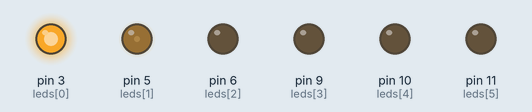
Simulated run of this sketch. Board: Arduino Uno, built with avr-gcc and run on an emulated ATmega328P. On the bench: output pins drawn as LEDs (lit = HIGH).

Above: at 0.05 s.
At 1.1 s:
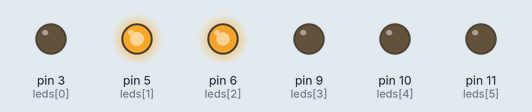
At 1.6 s:
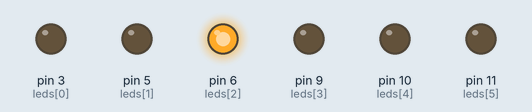
At 2.15 s:
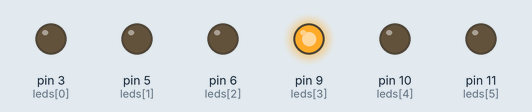
At 3.2 s:
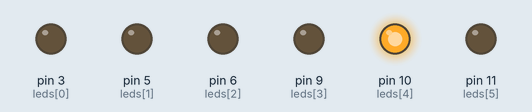
At 4.3 s:
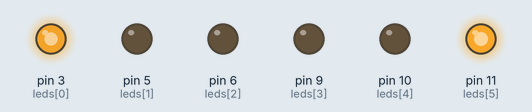
Timing chart, 0 to 6.2 s (numbered marks = the images above):
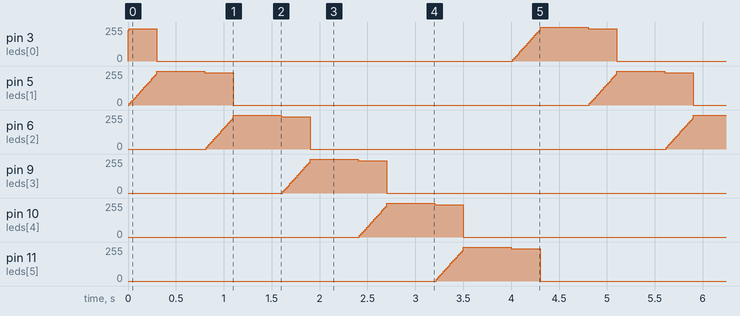

The sketch:

chase_analog.ino
```cpp
// (licence header left out)
#define LED_OVERLAP     2   // max number active at once - if you choose a number which is close
                            // to the number of LEDs (like 1 or 2 less), you'll get a chase effect
                            // with a travelling off segment rather than on for more of a classic
                            // theatre marquee look
                            //
                            // must be greater than 1!

// the constants below are very high and result in a very slow chase exagerating what is happening
//
// a typical value for LED_ON_TIME might be 100, LED_FADE_TIME of 30, and LED_FADE_STEPS of 4 but
// choose what looks good in your application

#define LED_ON_TIME     500  // amount of time an LED is fully on in milliseconds
#define LED_FADE_TIME   300  // amount of time an LED transitions from full on or off to the other state - milliseconds
#define LED_FADE_STEPS  20   // number of PWM steps between full on or off - independent of the LED_FADE_TIME; fade time
                             // is split into LED_FADE_TIME / LED_FADE_STEPS transitions


#define LED_ON          255 // full PWM on value
#define LED_OFF         0


typedef struct  {
  int port;
} LEDS;

LEDS  leds[] = {
  3,                        // I/O port numbers - needs to be a PWM capable port
  5,                        // different Arduino CPUs have more or fewer PWM
  6,                        // ports so make sure only PWM supported ports are specified
  9,
  10,
  11
};


void setup() {

unsigned int i;

  for (i = 0; i < sizeof(leds) / sizeof(leds[0]) ; i++) {
    pinMode(leds[i].port, OUTPUT);
    analogWrite(leds[i].port, 0);     // make sure each LED starts in off state
  }
}


void loop() {

int activeLeds[LED_OVERLAP];          // stores the indexes into the leds table which are turning on, on, or turning off
int i, steps;

  for (i = 0 ; i < LED_OVERLAP ; i++) {
      activeLeds[i] = i;              // start with the first LED and set the index of the LEDs that would be on
                                      // based on the LED_OVERLAP value (we start with that many LEDs on)
  }

  while (1) {

    for (steps = 0 ; steps < LED_FADE_STEPS; steps++) {         // fade first down and last up

      analogWrite(leds[activeLeds[0]].port, LED_ON - (LED_ON / LED_FADE_STEPS * i));

      analogWrite(leds[activeLeds[LED_OVERLAP-1]].port, LED_ON / LED_FADE_STEPS * steps);

      for (i = 1 ; i < LED_OVERLAP - 1 ; i++) {
        analogWrite(leds[activeLeds[i]].port, LED_ON);          // turn the others on
      }

      delay(LED_FADE_TIME / LED_FADE_STEPS);                    // wait for the appropriate amount of time based on the total fade time and number of steps
    }

    analogWrite(leds[activeLeds[0]].port, LED_OFF);             // make sure first is all the way off
    analogWrite(leds[activeLeds[LED_OVERLAP-1]].port, LED_ON);  // make sure last is all the way on

    delay(LED_ON_TIME);                                         // just leave things alone for the ON time

    incLeds(activeLeds, LED_OVERLAP, sizeof(leds) / sizeof(leds[0]));  // "chase" to the next sequence of LEDS
  }
}


void incLeds(int *ledList, int overlap, int total)

{
int i;

  for (i = 0 ; i < overlap ; i++) {           // run through the number of LEDs that can be active at once

    if (ledList[i] + 1 < total) {             // would we fall off the end of the list?
      ledList[i]++;                           // if not, increment
    } else {
      ledList[i] = 0;                         // if so, wrap back to 0
    }
  }
}
```

Measured:
- by itself, pin 3 (leds[0]): moves between 0/255 and 255/255, repeating every 4.8 s
